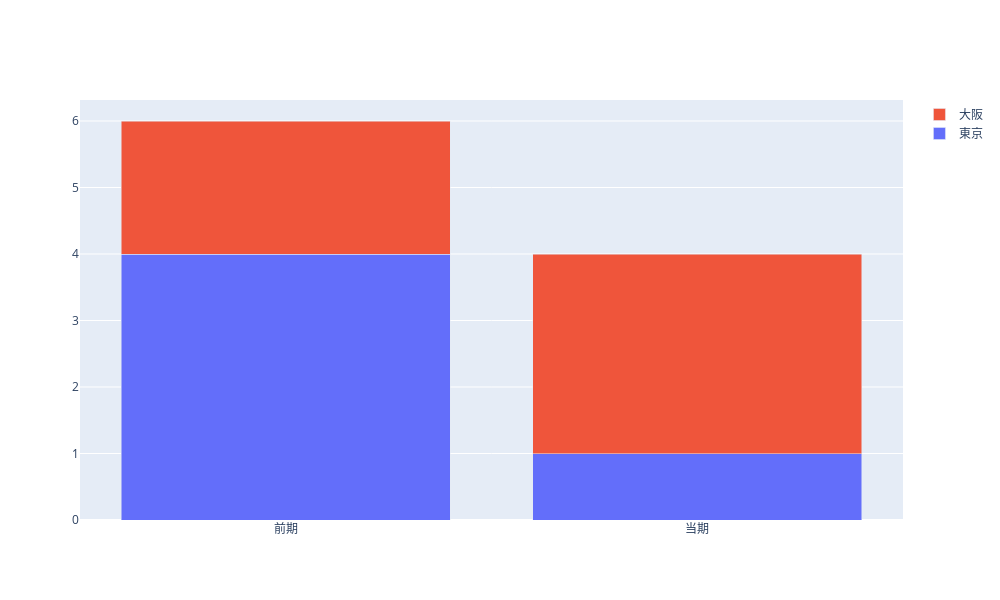

Notebook source saved alongside this figure:
### Code cell
# 作成した後に後付けでサイズを変更する場合
go_fig.update_layout(width=1000, height=600)
go_fig.show()

### Figure 1 — Plotly figure (JSON) as saved in the notebook; plotly's stock layout.template omitted (floating-point values rounded to 4 significant figures)
{"data": [{"name": "東京", "type": "bar", "x": ["前期", "当期"], "y": [4, 1]}, {"name": "大阪", "type": "bar", "x": ["前期", "当期"], "y": [2, 3]}], "layout": {"barmode": "stack", "height": 600, "width": 1000}}
